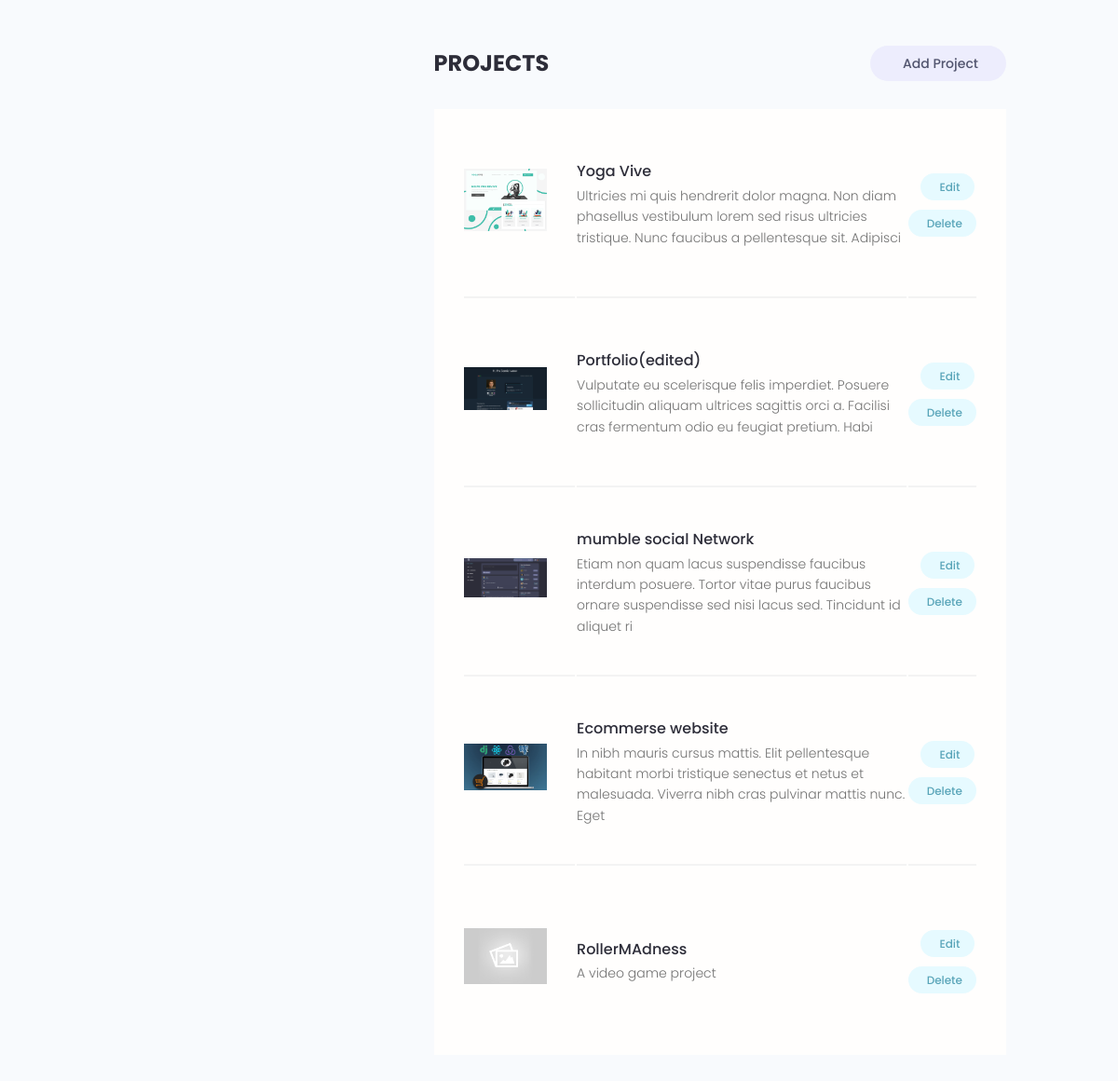
Page /account/ (signed in, lower part) on the earlier database version.
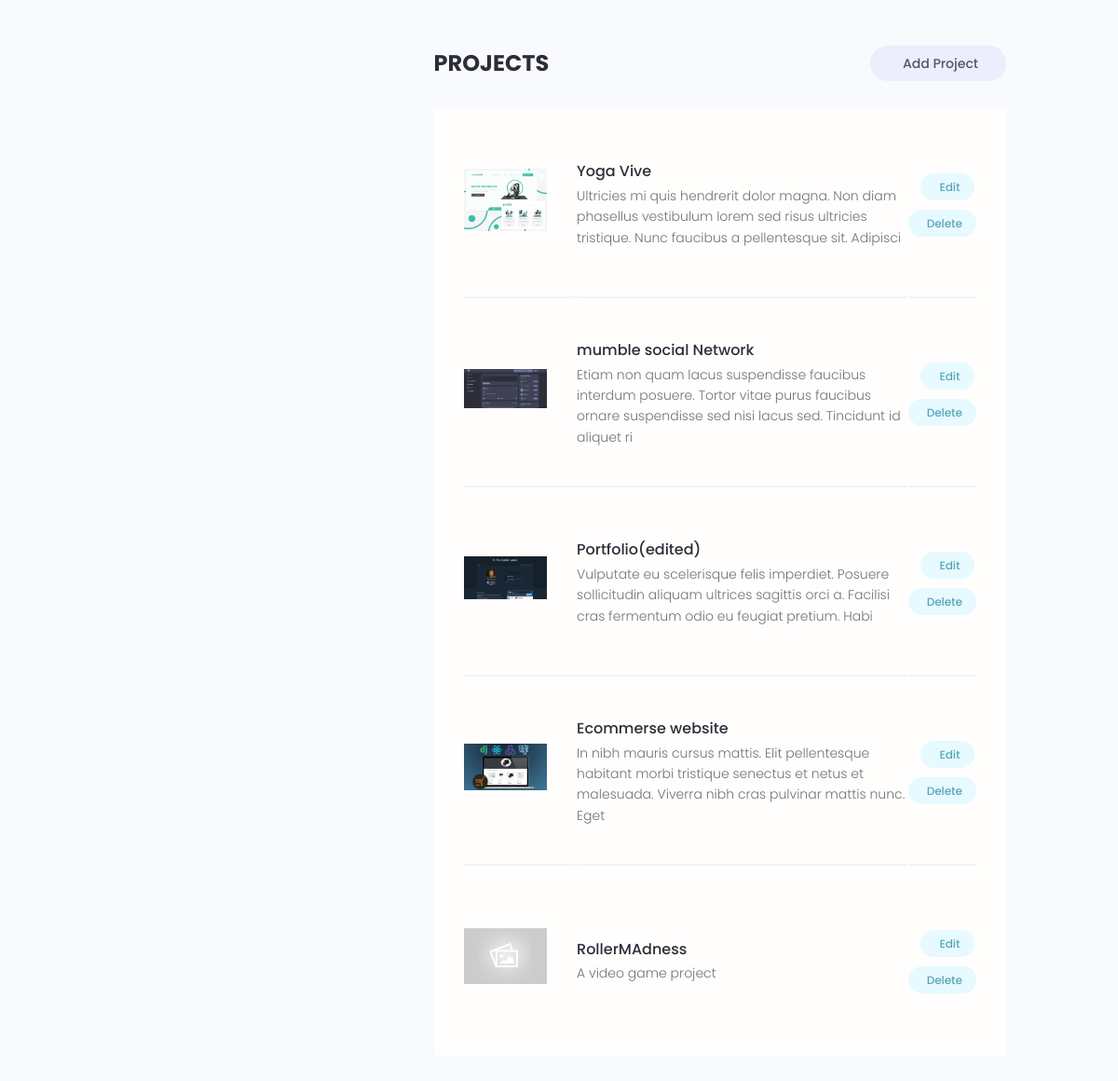
Same page on the later database version.
### projects/models.py (models this page shows, shortened)
class Project(models.Model):
    owner =models.ForeignKey(Profiles, null=True , blank= True , on_delete=models.CASCADE)
    title = models.CharField(max_length=200)
    description = models.TextField(null=True,blank=True)
    featured_image=models.ImageField(null=True,blank=True,default='default.jpg')
    demo_link = models.CharField(max_length=2000 , null=True , blank=True)
    source_link = models.CharField(max_length=2000,null=True,blank=True)
    tags=models.ManyToManyField('Tag',blank=True)
    vote_total = models.IntegerField(default=0 ,null= True,blank=True)
    vote_ratio = models.IntegerField(default=0 ,null= True,blank=True)
    created = models.DateTimeField(auto_now_add=True)
    id = models.UUIDField(default=uuid.uuid4,unique=True,primary_key=True,editable=False)
    class Meta:
        ordering=['-vote_ratio','-vote_total','title']
    @property
    def imageURL(self):
        try:
            url = self.featured_image.url
        except:
            url=""
        return url

### users/views.py (the view)
# urls.py: path('account/',views.userAccount, name="account"),
@login_required(login_url='login')
def userAccount(request):
    profile = request.user.profiles
    skills = profile.skill_set.all()
    projects = profile.project_set.all()
    context={'profile':profile , 'skills':skills , 'projects':projects}
    return render(request , 'users/account.html', context )

### users/models.py (called while the page is built)
    @property
    def imageURL(self):
        try:
            url = self.profile_image.url
        except:
            url=""
        return url

### users/templates/users/account.html (shortened to what this page needs)
{% extends "main.html" %}
{% block content %}
  <main class="settingsPage profile my-md">
    <div class="container">
      <div class="layout">
        <div class="column column--1of3">
        </div>
        <div class="column column--2of3">
          <div class="settings">
            <h3 class="settings__title">Projects</h3>
            <a class="tag tag--pill tag--sub settings__btn tag--lg" href="{% url 'create-project' %}"> Add Project</a>
          </div>
          <table class="settings__table">
            {% for project in projects %}
            <tr>
              <td class="settings__thumbnail">
                <a href="{% url 'project' project.id %}"><img src="{{project.imageURL}}" alt="Project Thumbnail" /></a>
              </td>
              <td class="settings__tableInfo">
                <a href="{% url 'project' project.id %}">{{project.title}}</a>
                <p>
                  {{project.description|slice:"150"}}
                </p>
              </td>
              <td class="settings__tableActions">
                <a class="tag tag--pill tag--main settings__btn" href="{% url 'update-project' project.id %}"> Edit</a>
                <a class="tag tag--pill tag--main settings__btn" href="{% url 'delete-project' project.id %}?next=/account">
                  Delete</a>
              </td>
            </tr>
            {% endfor %}
          </table>
        </div>
      </div>
    </div>
  </main>
  {% endblock %}

Differences in the rows shown:
changed Project "mumble social Network": moves up the list
